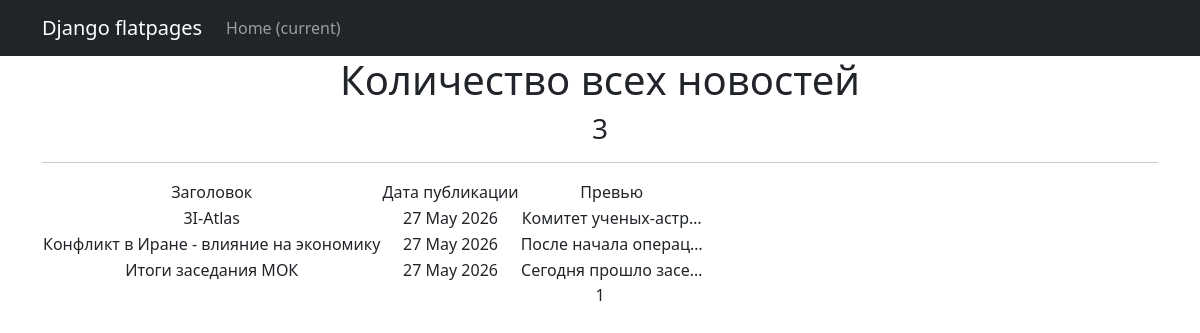
The app's page /news, older data.
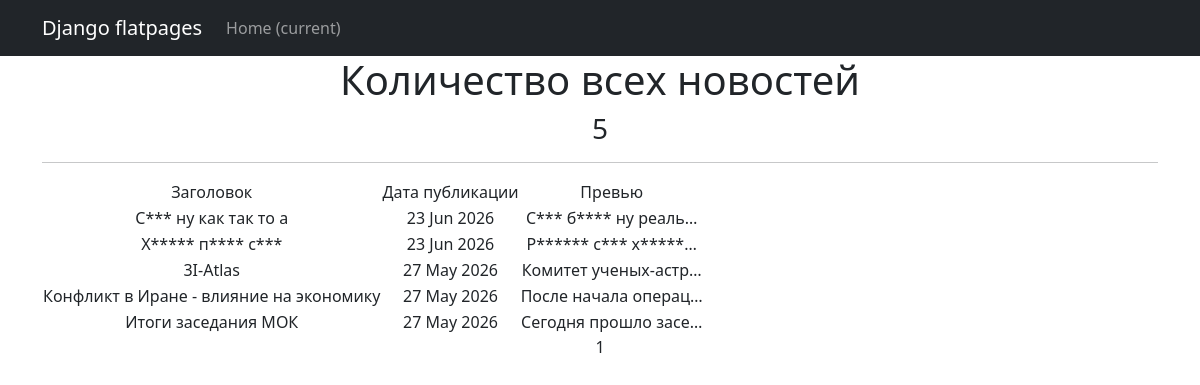
The same page, newer data.
### portal/models.py (models this page shows, shortened)
class Post(models.Model):
    news = 'N'
    article = 'A'
    CATEGORY_CHOICES = [
        (news, 'Новость'),
        (article, 'Статья')]
    author_id = models.ForeignKey(Author, on_delete=models.CASCADE)
    categories = models.ManyToManyField(Category, through='PostCategory')
    category = models.CharField(choices=CATEGORY_CHOICES, max_length=1)
    date = models.DateTimeField(auto_now_add=True)
    header = models.TextField()
    text = models.TextField()
    rating = models.FloatField(default=0)

### portal/views.py (the view)
# urls.py: path('news', PostList.as_view(), name='news_list'),
class PostList(ListView):
    model = Post
    ordering = ['-date']
    template_name = 'posts.html'
    context_object_name = 'posts'
    paginate_by = 10

### portal/templatetags/custom_filter.py (called while the page is built)
@register.filter
def censor(text):
    def word_refactor(match):
        word = match.group()
        censored = word[0] + '*' * (len(word) - 1)
        return censored
    for word in BAD_WORDS:
        pattern = r"\b" + re.escape(word) + r"\b"
        text = re.sub(pattern, word_refactor, text, flags=re.IGNORECASE)
    return text

### templates/posts.html (shortened to what this page needs)
{% extends 'flatpages/default.html' %}
{% load custom_filter %}
{% block content %}
    <h1>Количество всех новостей</h1>
    <h3>{{ posts|length }}</h3>
    <hr>
    <table>
        <tr>
            <td>Заголовок</td>
            <td>Дата публикации</td>
            <td>Превью</td>
        </tr>
        {% for post in posts %}
        <tr>
            <td>{{ post.header|censor }}</td>
            <td>{{ post.date|date:'d M Y' }}</td>
            <td>{{ post.text|truncatechars:20|censor }}</td>
        </tr>
        {% endfor %}
    </table>
    {{ page_obj.number }}
{% endblock content %}

Row changes from the older to the newer data that the page shows:
added Post: header|censor "С*** ну как так то а", date "23 Jun 2026", text|censor "С*** б**** ну реаль…"
added Post: header|censor "Х***** п**** с***", date "23 Jun 2026", text|censor "Р****** с*** х*****…"
Text that changed along with them:
{{ posts|length }}: "3" → "5"
